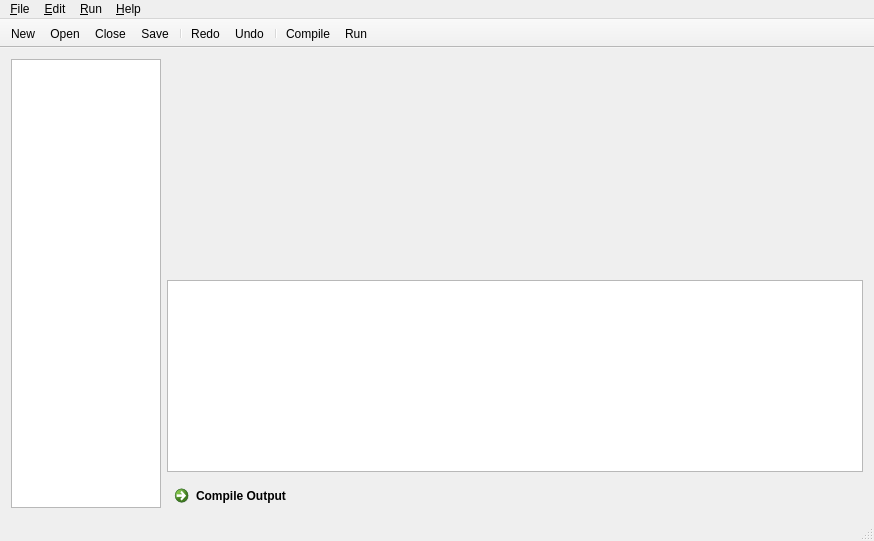
<?xml version="1.0" encoding="UTF-8"?>
<ui version="4.0">
 <class>MainWindow</class>
 <widget class="QMainWindow" name="MainWindow">
  <property name="windowModality">
   <enum>Qt::ApplicationModal</enum>
  </property>
  <property name="geometry">
   <rect>
    <x>0</x>
    <y>0</y>
    <width>874</width>
    <height>541</height>
   </rect>
  </property>
  <property name="windowTitle">
   <string>CMinusIDE</string>
  </property>
  <widget class="QWidget" name="centralWidget">
   <property name="sizePolicy">
    <sizepolicy hsizetype="Preferred" vsizetype="Fixed">
     <horstretch>0</horstretch>
     <verstretch>0</verstretch>
    </sizepolicy>
   </property>
   <layout class="QVBoxLayout" name="verticalLayout">
    <item>
     <layout class="QHBoxLayout" name="horizontalLayout">
      <item>
       <widget class="QListView" name="folders">
        <property name="sizePolicy">
         <sizepolicy hsizetype="Minimum" vsizetype="Expanding">
          <horstretch>0</horstretch>
          <verstretch>0</verstretch>
         </sizepolicy>
        </property>
        <property name="minimumSize">
         <size>
          <width>150</width>
          <height>0</height>
         </size>
        </property>
        <property name="maximumSize">
         <size>
          <width>150</width>
          <height>16777215</height>
         </size>
        </property>
       </widget>
      </item>
      <item>
       <layout class="QVBoxLayout" name="verticalLayout_2">
        <property name="sizeConstraint">
         <enum>QLayout::SetNoConstraint</enum>
        </property>
        <item>
         <widget class="TabDocs" name="codeTabs">
          <property name="sizePolicy">
           <sizepolicy hsizetype="Expanding" vsizetype="Expanding">
            <horstretch>0</horstretch>
            <verstretch>0</verstretch>
           </sizepolicy>
          </property>
          <property name="tabPosition">
           <enum>QTabWidget::North</enum>
          </property>
          <property name="tabShape">
           <enum>QTabWidget::Rounded</enum>
          </property>
          <property name="currentIndex">
           <number>-1</number>
          </property>
          <property name="elideMode">
           <enum>Qt::ElideNone</enum>
          </property>
          <property name="documentMode">
           <bool>true</bool>
          </property>
          <property name="tabsClosable">
           <bool>true</bool>
          </property>
          <property name="movable">
           <bool>true</bool>
          </property>
         </widget>
        </item>
        <item>
         <widget class="QTextBrowser" name="outputText">
          <property name="sizePolicy">
           <sizepolicy hsizetype="Minimum" vsizetype="Minimum">
            <horstretch>0</horstretch>
            <verstretch>0</verstretch>
           </sizepolicy>
          </property>
          <property name="minimumSize">
           <size>
            <width>0</width>
            <height>0</height>
           </size>
          </property>
          <property name="maximumSize">
           <size>
            <width>16777215</width>
            <height>350</height>
           </size>
          </property>
          <property name="baseSize">
           <size>
            <width>0</width>
            <height>50</height>
           </size>
          </property>
         </widget>
        </item>
        <item>
         <widget class="QCommandLinkButton" name="commandLinkButton">
          <property name="maximumSize">
           <size>
            <width>16777215</width>
            <height>30</height>
           </size>
          </property>
          <property name="text">
           <string>Compile Output</string>
          </property>
          <property name="icon">
           <iconset resource="resource.qrc">
            <normaloff>:/res/res/output.png</normaloff>:/res/res/output.png</iconset>
          </property>
         </widget>
        </item>
       </layout>
      </item>
     </layout>
    </item>
   </layout>
  </widget>
  <widget class="QMenuBar" name="menuBar">
   <property name="geometry">
    <rect>
     <x>0</x>
     <y>0</y>
     <width>874</width>
     <height>24</height>
    </rect>
   </property>
   <widget class="QMenu" name="menuFile">
    <property name="title">
     <string>&amp;File</string>
    </property>
    <addaction name="action_Open"/>
    <addaction name="action_New"/>
    <addaction name="actionSave"/>
    <addaction name="actionSaveAs"/>
    <addaction name="action_Close"/>
    <addaction name="separator"/>
    <addaction name="actionSaveAll"/>
    <addaction name="separator"/>
    <addaction name="action_Exit"/>
   </widget>
   <widget class="QMenu" name="menuEdit">
    <property name="title">
     <string>&amp;Edit</string>
    </property>
    <addaction name="action_Redo"/>
    <addaction name="action_Undo"/>
   </widget>
   <widget class="QMenu" name="menu_Run">
    <property name="title">
     <string>&amp;Run</string>
    </property>
    <addaction name="action_Compile"/>
    <addaction name="action_Run"/>
   </widget>
   <widget class="QMenu" name="menu_Help">
    <property name="title">
     <string>&amp;Help</string>
    </property>
    <addaction name="action_About"/>
   </widget>
   <addaction name="menuFile"/>
   <addaction name="menuEdit"/>
   <addaction name="menu_Run"/>
   <addaction name="menu_Help"/>
  </widget>
  <widget class="QStatusBar" name="statusBar"/>
  <widget class="QToolBar" name="mainToolBar">
   <property name="movable">
    <bool>false</bool>
   </property>
   <attribute name="toolBarArea">
    <enum>TopToolBarArea</enum>
   </attribute>
   <attribute name="toolBarBreak">
    <bool>false</bool>
   </attribute>
   <addaction name="action_New"/>
   <addaction name="action_Open"/>
   <addaction name="action_Close"/>
   <addaction name="actionSave"/>
   <addaction name="separator"/>
   <addaction name="action_Redo"/>
   <addaction name="action_Undo"/>
   <addaction name="separator"/>
   <addaction name="action_Compile"/>
   <addaction name="action_Run"/>
  </widget>
  <action name="action_Open">
   <property name="icon">
    <iconset resource="resource.qrc">
     <normaloff>:/res/res/open.png</normaloff>:/res/res/open.png</iconset>
   </property>
   <property name="text">
    <string>&amp;Open</string>
   </property>
   <property name="shortcut">
    <string>Ctrl+O</string>
   </property>
  </action>
  <action name="action_New">
   <property name="icon">
    <iconset resource="resource.qrc">
     <normaloff>:/res/res/new.png</normaloff>:/res/res/new.png</iconset>
   </property>
   <property name="text">
    <string>&amp;New</string>
   </property>
   <property name="shortcut">
    <string>Ctrl+N</string>
   </property>
  </action>
  <action name="action_Close">
   <property name="icon">
    <iconset resource="resource.qrc">
     <normaloff>:/res/res/close.png</normaloff>:/res/res/close.png</iconset>
   </property>
   <property name="text">
    <string>&amp;Close</string>
   </property>
   <property name="shortcut">
    <string>Ctrl+W</string>
   </property>
  </action>
  <action name="action_Exit">
   <property name="text">
    <string>&amp;Exit</string>
   </property>
  </action>
  <action name="action_Redo">
   <property name="icon">
    <iconset resource="resource.qrc">
     <normaloff>:/res/res/redo.png</normaloff>:/res/res/redo.png</iconset>
   </property>
   <property name="text">
    <string>&amp;Redo</string>
   </property>
   <property name="shortcut">
    <string>Ctrl+Y</string>
   </property>
  </action>
  <action name="action_Undo">
   <property name="icon">
    <iconset resource="resource.qrc">
     <normaloff>:/res/res/undo.png</normaloff>:/res/res/undo.png</iconset>
   </property>
   <property name="text">
    <string>&amp;Undo</string>
   </property>
   <property name="shortcut">
    <string>Ctrl+Z</string>
   </property>
  </action>
  <action name="action_Compile">
   <property name="icon">
    <iconset resource="resource.qrc">
     <normaloff>:/res/res/compile.png</normaloff>:/res/res/compile.png</iconset>
   </property>
   <property name="text">
    <string>&amp;Compile</string>
   </property>
   <property name="shortcut">
    <string>F5</string>
   </property>
  </action>
  <action name="action_Run">
   <property name="icon">
    <iconset resource="resource.qrc">
     <normaloff>:/res/res/run.png</normaloff>:/res/res/run.png</iconset>
   </property>
   <property name="text">
    <string>&amp;Run</string>
   </property>
   <property name="shortcut">
    <string>F6</string>
   </property>
  </action>
  <action name="action_About">
   <property name="text">
    <string>&amp;About</string>
   </property>
  </action>
  <action name="actionSave">
   <property name="icon">
    <iconset resource="resource.qrc">
     <normaloff>:/res/res/save.png</normaloff>:/res/res/save.png</iconset>
   </property>
   <property name="text">
    <string>&amp;Save</string>
   </property>
   <property name="shortcut">
    <string>Ctrl+S</string>
   </property>
  </action>
  <action name="actionSaveAll">
   <property name="text">
    <string>Save All</string>
   </property>
  </action>
  <action name="actionSaveAs">
   <property name="text">
    <string>Save As</string>
   </property>
  </action>
  <action name="actionCloseAll">
   <property name="text">
    <string>Close All</string>
   </property>
  </action>
 </widget>
 <layoutdefault spacing="6" margin="11"/>
 <customwidgets>
  <customwidget>
   <class>TabDocs</class>
   <extends>QTabWidget</extends>
   <header location="global">tabdocs.hpp</header>
   <container>1</container>
  </customwidget>
 </customwidgets>
 <resources>
  <include location="resource.qrc"/>
 </resources>
 <connections/>
</ui>
